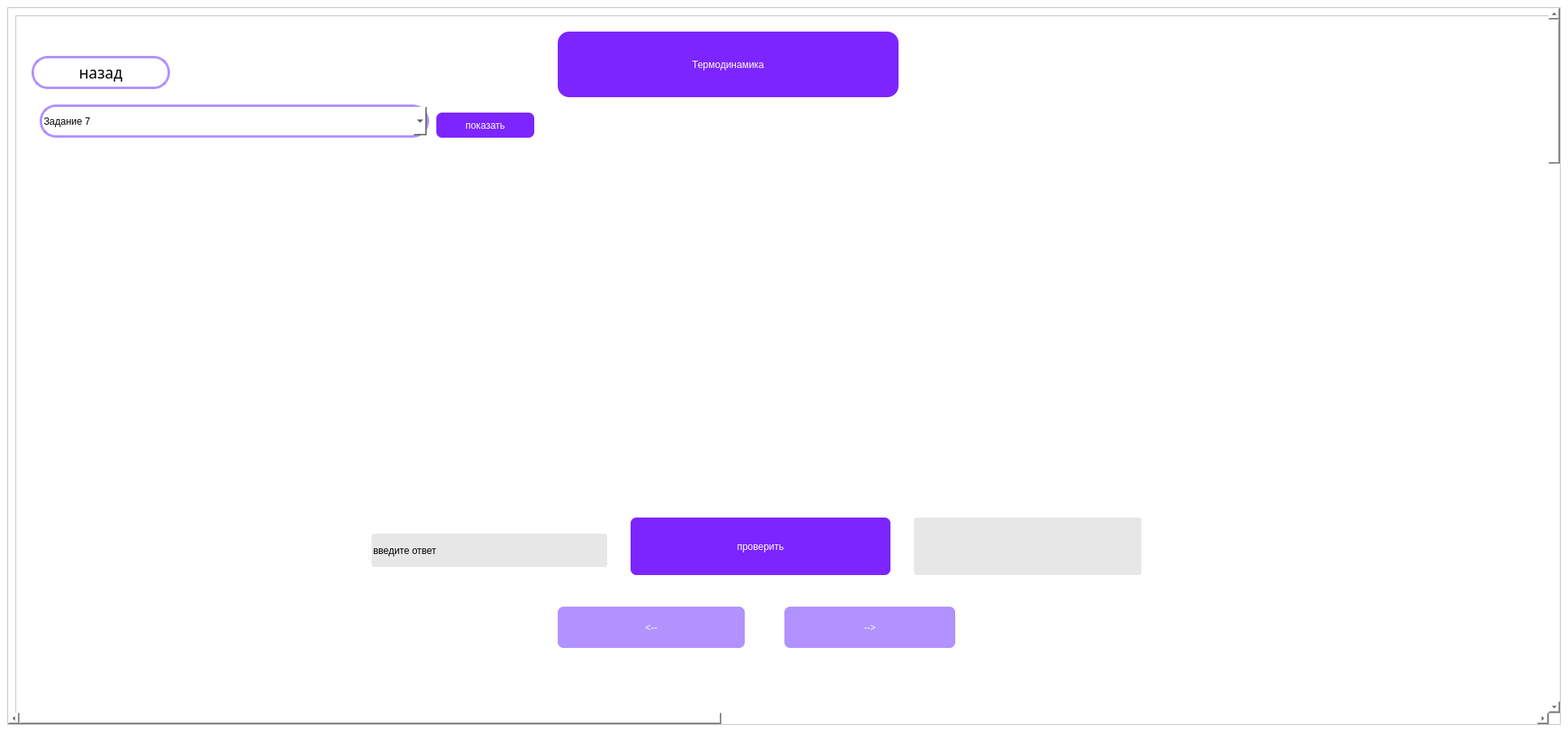
<?xml version="1.0" encoding="UTF-8"?>
<ui version="4.0">
 <class>MainWindow</class>
 <widget class="QMainWindow" name="MainWindow">
  <property name="geometry">
   <rect>
    <x>0</x>
    <y>0</y>
    <width>1937</width>
    <height>926</height>
   </rect>
  </property>
  <property name="windowTitle">
   <string>MainWindow</string>
  </property>
  <property name="styleSheet">
   <string notr="true">background-color: rgb(255, 255, 255);</string>
  </property>
  <widget class="QWidget" name="centralwidget">
   <property name="styleSheet">
    <string notr="true"/>
   </property>
   <layout class="QVBoxLayout" name="verticalLayout">
    <item>
     <widget class="QScrollArea" name="scrollArea">
      <property name="styleSheet">
       <string notr="true">QSCrollBar:vertical{
	boder:none;
	
	background-color: rgb(255, 239, 112);
	width: 14px;
	margin: 15px 0 15px 0;
	boder-radius: 0px;
}
QScrollBar::handle:vertical{
	background-color: rgb(86, 34, 103);
	min-height: 30px;
	border-radius: 7px;
}

QScrollBar::handle:vertical:hoverl{
	
	background-color: rgb(255, 85, 127);
}

QScrollBar::handle:vertical:pressed{
	
	background-color: rgb(55, 115, 255);
}

</string>
      </property>
      <property name="widgetResizable">
       <bool>true</bool>
      </property>
      <widget class="QWidget" name="scrollAreaWidgetContents">
       <property name="geometry">
        <rect>
         <x>0</x>
         <y>-579</y>
         <width>5018</width>
         <height>5018</height>
        </rect>
       </property>
       <layout class="QVBoxLayout" name="verticalLayout_2">
        <item>
         <widget class="QFrame" name="frame">
          <property name="minimumSize">
           <size>
            <width>5000</width>
            <height>5000</height>
           </size>
          </property>
          <property name="styleSheet">
           <string notr="true"/>
          </property>
          <property name="frameShape">
           <enum>QFrame::StyledPanel</enum>
          </property>
          <property name="frameShadow">
           <enum>QFrame::Raised</enum>
          </property>
          <widget class="QLabel" name="logoLabel">
           <property name="geometry">
            <rect>
             <x>210</x>
             <y>40</y>
             <width>271</width>
             <height>61</height>
            </rect>
           </property>
           <property name="text">
            <string/>
           </property>
          </widget>
          <widget class="QPushButton" name="backButton">
           <property name="geometry">
            <rect>
             <x>20</x>
             <y>50</y>
             <width>171</width>
             <height>41</height>
            </rect>
           </property>
           <property name="font">
            <font>
             <family>Sitka Text Semibold</family>
             <pointsize>14</pointsize>
             <weight>7</weight>
             <italic>false</italic>
             <bold>false</bold>
            </font>
           </property>
           <property name="styleSheet">
            <string notr="true">background-color: rgba(255, 255, 255);
                color: rgb(0, 0, 0);
                font: 63 14pt &quot;Sitka Text Semibold&quot;;
                border-radius: 20px;

                border-width:3px;
                border-style: solid;
                border-color: rgba(172, 139, 255, 240);</string>
           </property>
           <property name="text">
            <string>назад</string>
           </property>
          </widget>
          <widget class="QLabel" name="label">
           <property name="geometry">
            <rect>
             <x>670</x>
             <y>20</y>
             <width>421</width>
             <height>81</height>
            </rect>
           </property>
           <property name="styleSheet">
            <string notr="true">font: 63 30pt &quot;Sitka Text Semibold&quot;;
background-color: rgb(124, 37, 255);
color: rgb(255, 255, 255);
	border-radius: 14px;</string>
           </property>
           <property name="text">
            <string>Термодинамика</string>
           </property>
           <property name="alignment">
            <set>Qt::AlignCenter</set>
           </property>
          </widget>
          <widget class="QComboBox" name="comboBox">
           <property name="geometry">
            <rect>
             <x>30</x>
             <y>110</y>
             <width>481</width>
             <height>41</height>
            </rect>
           </property>
           <property name="styleSheet">
            <string notr="true">background-color: rgba(255, 255, 255);
                color: rgb(0, 0, 0);
                font: 63 14pt &quot;Sitka Text Semibold&quot;;
                border-radius: 20px;

                border-width:3px;
                border-style: solid;
                border-color: rgba(172, 139, 255, 240);</string>
           </property>
           <item>
            <property name="text">
             <string>Задание 7</string>
            </property>
           </item>
           <item>
            <property name="text">
             <string>Задание 8</string>
            </property>
           </item>
           <item>
            <property name="text">
             <string>Задание 9</string>
            </property>
           </item>
           <item>
            <property name="text">
             <string>Задание 10</string>
            </property>
           </item>
           <item>
            <property name="text">
             <string>Задание 21</string>
            </property>
           </item>
           <item>
            <property name="text">
             <string>Задание 23</string>
            </property>
           </item>
           <item>
            <property name="text">
             <string>Задание 24</string>
            </property>
           </item>
          </widget>
          <widget class="QPushButton" name="showButton">
           <property name="geometry">
            <rect>
             <x>520</x>
             <y>120</y>
             <width>121</width>
             <height>31</height>
            </rect>
           </property>
           <property name="styleSheet">
            <string notr="true">font: 63 14pt &quot;Sitka Text Semibold&quot;;
background-color: rgb(124, 37, 255);
color: rgb(255, 255, 255);
border-radius: 7px;</string>
           </property>
           <property name="text">
            <string>показать</string>
           </property>
          </widget>
          <widget class="QLabel" name="photoLabel">
           <property name="geometry">
            <rect>
             <x>980</x>
             <y>280</y>
             <width>681</width>
             <height>311</height>
            </rect>
           </property>
           <property name="text">
            <string/>
           </property>
          </widget>
          <widget class="QPushButton" name="returnButton">
           <property name="geometry">
            <rect>
             <x>670</x>
             <y>730</y>
             <width>231</width>
             <height>51</height>
            </rect>
           </property>
           <property name="styleSheet">
            <string notr="true">font: 63 14pt &quot;Sitka Text Semibold&quot;;
background-color: rgba(172, 139, 255, 240);
color: rgb(255, 255, 255);
border-radius: 7px;</string>
           </property>
           <property name="text">
            <string>&lt;--</string>
           </property>
          </widget>
          <widget class="QPushButton" name="nextButton">
           <property name="geometry">
            <rect>
             <x>950</x>
             <y>730</y>
             <width>211</width>
             <height>51</height>
            </rect>
           </property>
           <property name="styleSheet">
            <string notr="true">font: 63 14pt &quot;Sitka Text Semibold&quot;;
background-color: rgba(172, 139, 255, 240);
color: rgb(255, 255, 255);
border-radius: 7px;</string>
           </property>
           <property name="text">
            <string>--&gt;</string>
           </property>
          </widget>
          <widget class="QLabel" name="textLabel">
           <property name="geometry">
            <rect>
             <x>460</x>
             <y>270</y>
             <width>511</width>
             <height>321</height>
            </rect>
           </property>
           <property name="styleSheet">
            <string notr="true">background-color: rgba(255, 255, 255);
color: rgb(0, 0, 0);
border-color: rgb(255, 255, 255);
font: 63 22pt &quot;Sitka Text Semibold&quot;;</string>
           </property>
           <property name="text">
            <string/>
           </property>
           <property name="alignment">
            <set>Qt::AlignLeading|Qt::AlignLeft|Qt::AlignTop</set>
           </property>
          </widget>
          <widget class="QLineEdit" name="answerEdit">
           <property name="geometry">
            <rect>
             <x>440</x>
             <y>640</y>
             <width>291</width>
             <height>41</height>
            </rect>
           </property>
           <property name="styleSheet">
            <string notr="true">background-color: rgba(255, 255, 255);
color: rgb(0, 0, 0);
border-color: rgb(255, 255, 255);
font: 63 14pt &quot;Sitka Text Semibold&quot;;
background-color: rgba(194, 194, 194, 100);
border-radius: 3px;
</string>
           </property>
           <property name="text">
            <string>введите ответ</string>
           </property>
          </widget>
          <widget class="QPushButton" name="checkButton">
           <property name="geometry">
            <rect>
             <x>760</x>
             <y>620</y>
             <width>321</width>
             <height>71</height>
            </rect>
           </property>
           <property name="styleSheet">
            <string notr="true">font: 63 14pt &quot;Sitka Text Semibold&quot;;
background-color: rgb(124, 37, 255);
color: rgb(255, 255, 255);
border-radius: 7px;</string>
           </property>
           <property name="text">
            <string>проверить</string>
           </property>
          </widget>
          <widget class="QLabel" name="rightLabel">
           <property name="geometry">
            <rect>
             <x>1110</x>
             <y>620</y>
             <width>281</width>
             <height>71</height>
            </rect>
           </property>
           <property name="styleSheet">
            <string notr="true">background-color: rgba(255, 255, 255);
color: rgb(0, 0, 0);
border-color: rgb(255, 255, 255);
font: 63 14pt &quot;Sitka Text Semibold&quot;;
background-color: rgba(194, 194, 194, 100);
border-radius: 3px;
</string>
           </property>
           <property name="text">
            <string/>
           </property>
          </widget>
          <widget class="QLabel" name="numLabel">
           <property name="geometry">
            <rect>
             <x>310</x>
             <y>280</y>
             <width>121</width>
             <height>41</height>
            </rect>
           </property>
           <property name="styleSheet">
            <string notr="true">background-color: rgba(255, 255, 255);
color: rgb(0, 0, 0);
border-color: rgb(255, 255, 255);
font: 63 22pt &quot;Sitka Text Semibold&quot;;</string>
           </property>
           <property name="text">
            <string/>
           </property>
          </widget>
          <widget class="QLabel" name="decisionLabel">
           <property name="geometry">
            <rect>
             <x>510</x>
             <y>810</y>
             <width>841</width>
             <height>621</height>
            </rect>
           </property>
           <property name="text">
            <string/>
           </property>
          </widget>
          <widget class="QLabel" name="decisionLabell">
           <property name="geometry">
            <rect>
             <x>240</x>
             <y>790</y>
             <width>271</width>
             <height>81</height>
            </rect>
           </property>
           <property name="styleSheet">
            <string notr="true"/>
           </property>
           <property name="text">
            <string/>
           </property>
           <property name="alignment">
            <set>Qt::AlignCenter</set>
           </property>
          </widget>
          <zorder>logoLabel</zorder>
          <zorder>backButton</zorder>
          <zorder>label</zorder>
          <zorder>comboBox</zorder>
          <zorder>showButton</zorder>
          <zorder>returnButton</zorder>
          <zorder>nextButton</zorder>
          <zorder>textLabel</zorder>
          <zorder>photoLabel</zorder>
          <zorder>answerEdit</zorder>
          <zorder>checkButton</zorder>
          <zorder>rightLabel</zorder>
          <zorder>numLabel</zorder>
          <zorder>decisionLabel</zorder>
          <zorder>decisionLabell</zorder>
         </widget>
        </item>
       </layout>
      </widget>
     </widget>
    </item>
   </layout>
  </widget>
  <widget class="QMenuBar" name="menubar">
   <property name="geometry">
    <rect>
     <x>0</x>
     <y>0</y>
     <width>1937</width>
     <height>21</height>
    </rect>
   </property>
  </widget>
  <widget class="QStatusBar" name="statusbar"/>
 </widget>
 <resources/>
 <connections/>
</ui>
